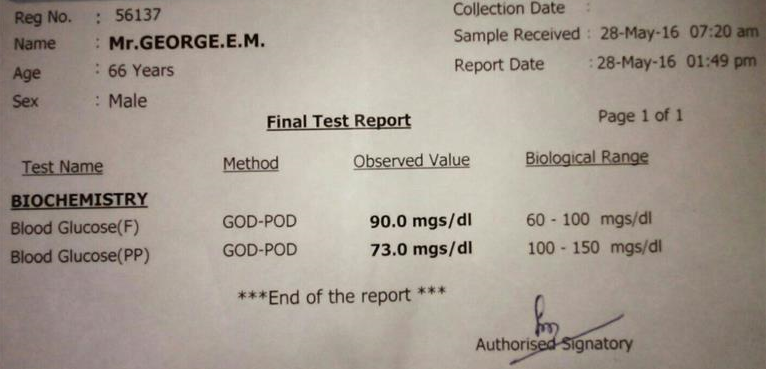
#> input picture Report1.png, 766 x 369 px, found by its file name
$ jupyter execute --allow-errors IRIS_week10_Medical_Project_Tesseract_OCR.ipynb   (shell and % lines are left out)
#> lines starting #> are read from the running program, lines starting #| are printed output that depends on the picture; after the words box and inside, x2 and y2 are one past the last pixel; in counts of white or black regions, pixels touching at a corner belong together
<a href="https://colab.research.google.com/github/radhakrishnan-omotec/ocr_repo/blob/main/IRIS_week10_Medical_Project_Tesseract_OCR.ipynb" target="_parent"></a>

# Dataset 1 - Medical Report of Patient

# PART 1 - OCR using Tesseract

[cell 1]
import pytesseract
import cv2
import shutil
import os
import random
try:
    from PIL import Image
except ImportError:
    import Image

[cell 2]
from google.colab import files

uploaded = files.upload()
#> the answer given: Report1.png

[cell 3]
#from google.colab.patches import cv2_imshow

img1 = Image.open('/content/ocr_repo/Report1.png')
#> img1 is the input picture: PIL image 766x369 RGB; mean R, G, B 164.5, 154.7, 144.5
display(img1)

img2 = Image.open('/content/ocr_repo/Report2.png')
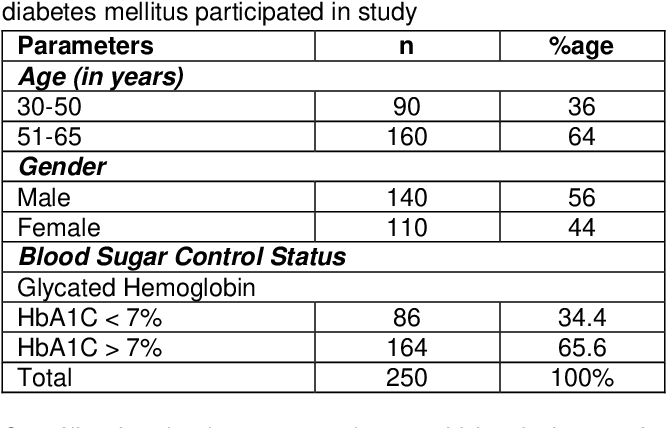
#> input picture Report2.png, 666 x 428 px, found by its file name
#> img2 is the input picture: PIL image 666x428 RGB; min 0, max 255, mean 226.6
display(img2)

img3 = Image.open('/content/ocr_repo/Report3.png')
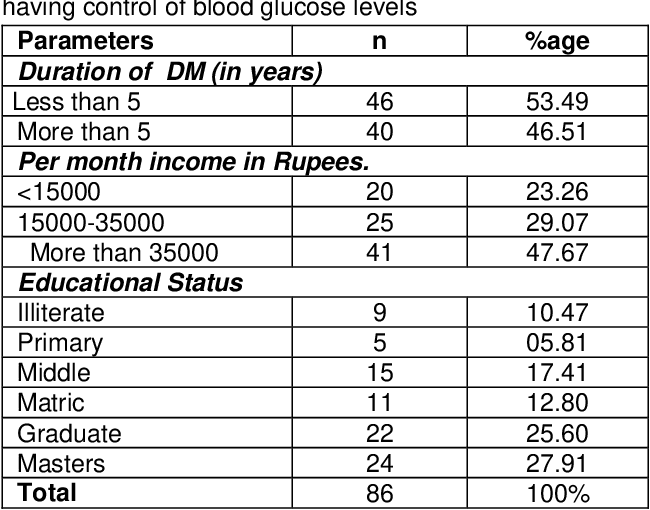
#> input picture Report3.png, 650 x 510 px, found by its file name
#> img3 is the input picture: PIL image 650x510 RGB; min 0, max 255, mean 221.3
display(img3)

### Preprocessing of images using OpenCV

We will write basic functions for different preprocessing methods
- grayscaling
- thresholding
- dilating
- eroding
- opening
- canny edge detection
- noise removal
- deskwing
- template matching.

Different methods can come in handy with different kinds of images.

## PATIENT REPORT IMAGE 1:

[cell 4]
import re
import cv2
import numpy as np
import pytesseract
from pytesseract import Output
from matplotlib import pyplot as plt

[cell 5]
# get grayscale image
def get_grayscale(image):
    return cv2.cvtColor(image, cv2.COLOR_BGR2GRAY)

# noise removal
def remove_noise(image):
    return cv2.medianBlur(image,5)

#thresholding
def thresholding(image):
    return cv2.threshold(image, 0, 255, cv2.THRESH_BINARY + cv2.THRESH_OTSU)[1]

#dilation
def dilate(image):
    kernel = np.ones((5,5),np.uint8)
    return cv2.dilate(image, kernel, iterations = 1)

#erosion
def erode(image):
    kernel = np.ones((5,5),np.uint8)
    return cv2.erode(image, kernel, iterations = 1)

#opening - erosion followed by dilation
def opening(image):
    kernel = np.ones((5,5),np.uint8)
    return cv2.morphologyEx(image, cv2.MORPH_OPEN, kernel)

#canny edge detection
def canny(image):
    return cv2.Canny(image, 100, 200)

#skew correction
def deskew(image):
    coords = np.column_stack(np.where(image > 0))
    angle = cv2.minAreaRect(coords)[-1]
    if angle < -45:
        angle = -(90 + angle)
    else:
        angle = -angle
    (h, w) = image.shape[:2]
    center = (w // 2, h // 2)
    M = cv2.getRotationMatrix2D(center, angle, 1.0)
    rotated = cv2.warpAffine(image, M, (w, h), flags=cv2.INTER_CUBIC, borderMode=cv2.BORDER_REPLICATE)
    return rotated

#template matching
def match_template(image, template):
    return cv2.matchTemplate(image, template, cv2.TM_CCOEFF_NORMED)

[cell 6]
# Plot original image

image = cv2.imread('/content/ocr_repo/Report1.png')
b,g,r = cv2.split(image)
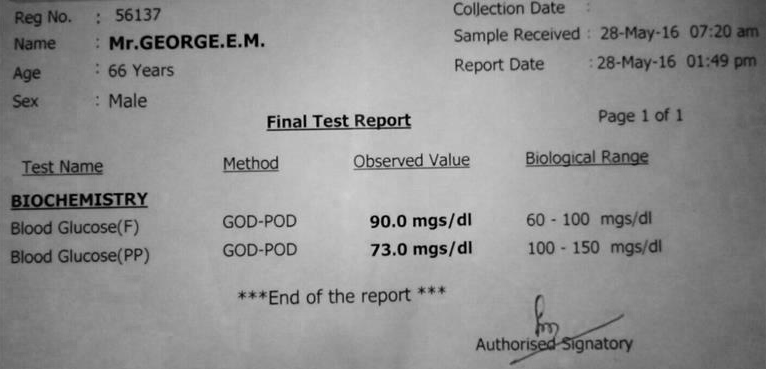
#> b: shape (369, 766); min 0, max 215, mean 144.5
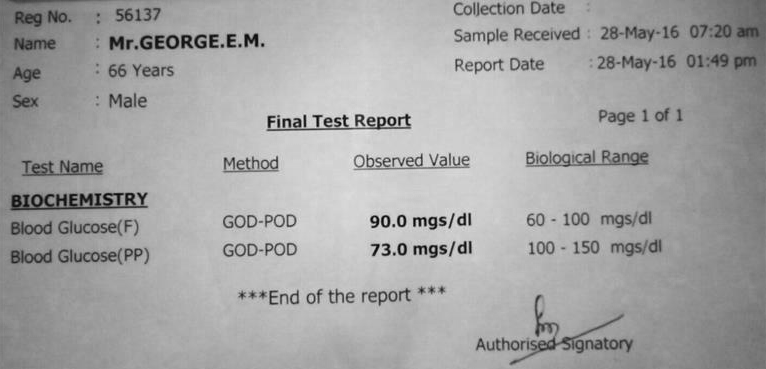
#> r: shape (369, 766); min 3, max 234, mean 164.5
print("Blue = ", b)
#> (printed output is left out)
print("Green = ", g)
#> (printed output is left out)
print("Red = ", r)
#> (printed output is left out)
rgb_img = cv2.merge([r,g,b])
plt.imshow(rgb_img)
plt.title('NEW ORIGINAL IMAGE')
plt.show()

[cell 7]
# Preprocess image

gray = get_grayscale(image)
thresh = thresholding(gray)
#> in thresholding, `return cv2.threshold(image, 0, 255, cv2.THRESH_BINARY + cv2.THRESH_OTS..`:
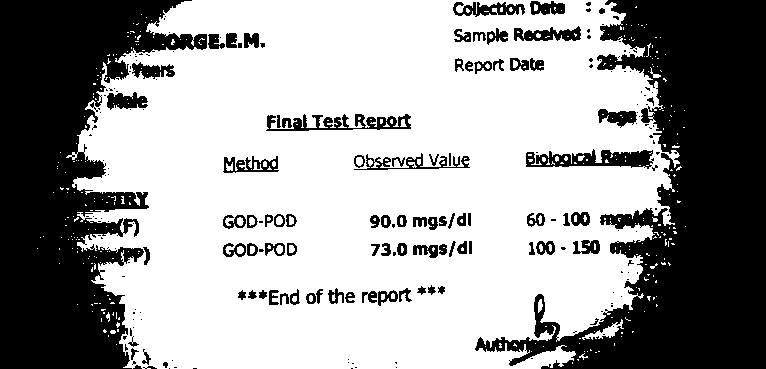
#> returned value: shape (369, 766); 62.1% white; 212 black regions (122 under 20 px), largest, box (x1, y1, x2, y2) and area: (475, 0, 766, 369) 50689, (0, 0, 207, 369) 42985, (526, 149, 654, 169) 1448
opening = opening(gray)
canny = canny(gray)
#> in canny, `return cv2.Canny(image, 100, 200)`: returned value: shape (369, 766); 5.7% white in thin lines or dots
noise_removal = remove_noise(canny)
#> in remove_noise, `return cv2.medianBlur(image,5)`:
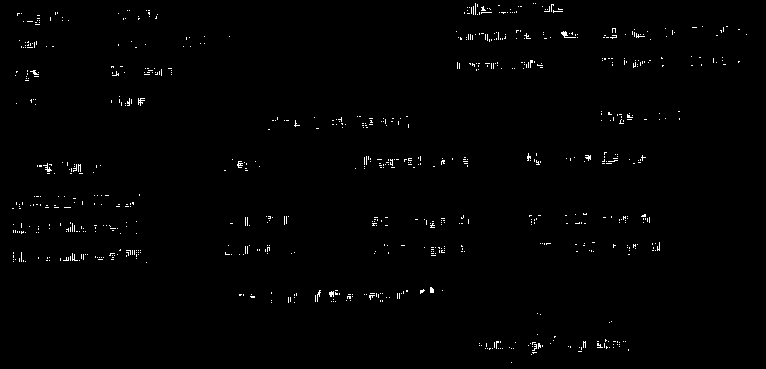
#> returned value: shape (369, 766); 0.89% white in thin lines or dots
deskew

images = {'gray': gray,
          'thresh': thresh,
          'opening': opening,
          'canny': canny}

[cell 8]
# Plot images after preprocessing

fig = plt.figure(figsize=(13,13))
ax = []

rows = 2
columns = 2
keys = list(images.keys())
#> keys = ['gray', 'thresh', 'opening', 'canny']
for i in range(rows*columns):
    ax.append( fig.add_subplot(rows, columns, i+1) )
    ax[-1].set_title('REPORT 1 - ' + keys[i])
    plt.imshow(images[keys[i]], cmap='gray')
#> after the loop, ax = 4 items

### Page Segmentation Modes

There are several ways a page of text can be analysed. The tesseract api provides several page segmentation modes if you want to run OCR on only a small region or in different orientations, etc.

Here's a list of the supported page segmentation modes by tesseract -

0    Orientation and script detection (OSD) only.
1    Automatic page segmentation with OSD.
2    Automatic page segmentation, but no OSD, or OCR.
3    Fully automatic page segmentation, but no OSD. (Default)
4    Assume a single column of text of variable sizes.
5    Assume a single uniform block of vertically aligned text.
6    Assume a single uniform block of text.
7    Treat the image as a single text line.
8    Treat the image as a single word.
9    Treat the image as a single word in a circle.
10    Treat the image as a single character.
11    Sparse text. Find as much text as possible in no particular order.
12    Sparse text with OSD.
13    Raw line. Treat the image as a single text line, bypassing hacks that are Tesseract-specific.

To change your page segmentation mode, change the ```--psm``` argument in your custom config string to any of the above mentioned mode codes.

[cell 9]
# Get OCR output using Pytesseract

custom_config = r'--oem 3 --psm 6'
print('-----------------------------------------')
print('TESSERACT OUTPUT --> ORIGINAL IMAGE')
print('-----------------------------------------')
print(pytesseract.image_to_string(image, config=custom_config))
#> (this line was passed over: pytesseract is not available in this run)
print('\n-----------------------------------------')
print('TESSERACT OUTPUT --> THRESHOLDED IMAGE')
print('-----------------------------------------')
print(pytesseract.image_to_string(image, config=custom_config))
#> (this line was passed over: pytesseract is not available in this run)
print('\n-----------------------------------------')
print('TESSERACT OUTPUT --> OPENED IMAGE')
print('-----------------------------------------')
print(pytesseract.image_to_string(image, config=custom_config))
#> (this line was passed over: pytesseract is not available in this run)
print('\n-----------------------------------------')
print('TESSERACT OUTPUT --> CANNY EDGE IMAGE')
print('-----------------------------------------')
print(pytesseract.image_to_string(image, config=custom_config))
#> (this line was passed over: pytesseract is not available in this run)
#> (printed output is left out)
#> (printed output is left out)
#> (printed output is left out)

###############################
#> (the rest of this cell did not finish here and is left out)

## PATIENT REPORT IMAGE 2:

[cell 10]
import re
import cv2
import numpy as np
import pytesseract
from pytesseract import Output
from matplotlib import pyplot as plt

[cell 11]
# get grayscale image
def get_grayscale(image):
    return cv2.cvtColor(image, cv2.COLOR_BGR2GRAY)

# noise removal
def remove_noise(image):
    return cv2.medianBlur(image,5)

#thresholding
def thresholding(image):
    return cv2.threshold(image, 0, 255, cv2.THRESH_BINARY + cv2.THRESH_OTSU)[1]
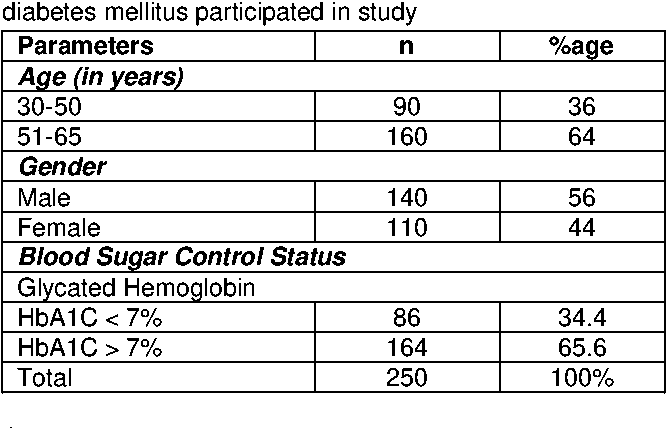
#> returned value: shape (428, 666); 87% white; black in thin lines or dots

#dilation
def dilate(image):
    kernel = np.ones((5,5),np.uint8)
    return cv2.dilate(image, kernel, iterations = 1)

#erosion
def erode(image):
    kernel = np.ones((5,5),np.uint8)
    return cv2.erode(image, kernel, iterations = 1)

#opening - erosion followed by dilation
def opening(image):
    kernel = np.ones((5,5),np.uint8)
    return cv2.morphologyEx(image, cv2.MORPH_OPEN, kernel)
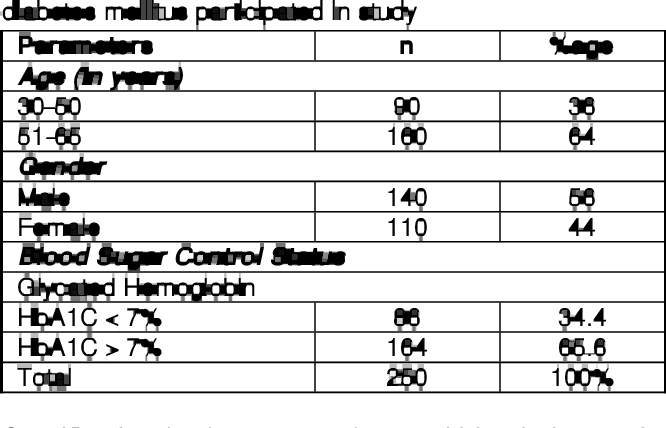
#> returned value: shape (428, 666); min 0, max 255, mean 217.6

#canny edge detection
def canny(image):
    return cv2.Canny(image, 100, 200)
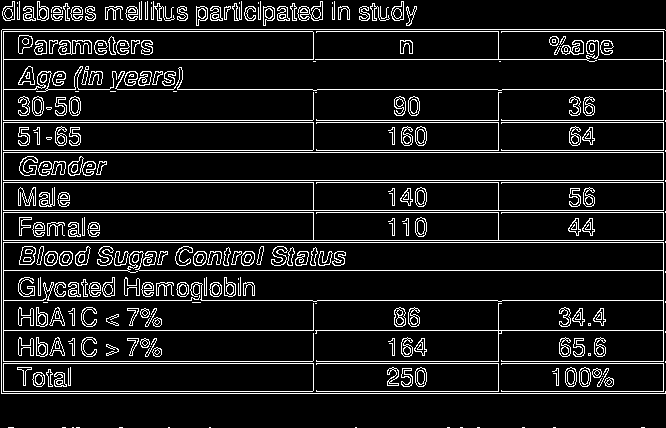
#> returned value: shape (428, 666); 10.3% white in thin lines or dots

#skew correction
def deskew(image):
    coords = np.column_stack(np.where(image > 0))
    angle = cv2.minAreaRect(coords)[-1]
    if angle < -45:
        angle = -(90 + angle)
    else:
        angle = -angle
    (h, w) = image.shape[:2]
    center = (w // 2, h // 2)
    M = cv2.getRotationMatrix2D(center, angle, 1.0)
    rotated = cv2.warpAffine(image, M, (w, h), flags=cv2.INTER_CUBIC, borderMode=cv2.BORDER_REPLICATE)
    return rotated

#template matching
def match_template(image, template):
    return cv2.matchTemplate(image, template, cv2.TM_CCOEFF_NORMED)

[cell 12]
# Plot original image

image = cv2.imread('/content/ocr_repo/Report2.png')
b,g,r = cv2.split(image)
print("Blue = ", b)
print("Green = ", g)
print("Red = ", r)
rgb_img = cv2.merge([r,g,b])
plt.imshow(rgb_img)
plt.title('NEW ORIGINAL IMAGE')
plt.show()

[cell 13]
# Preprocess image

gray = get_grayscale(image)
thresh = thresholding(gray)
opening = opening(gray)
canny = canny(gray)
noise_removal = remove_noise(canny)
#> in remove_noise, `return cv2.medianBlur(image,5)`:
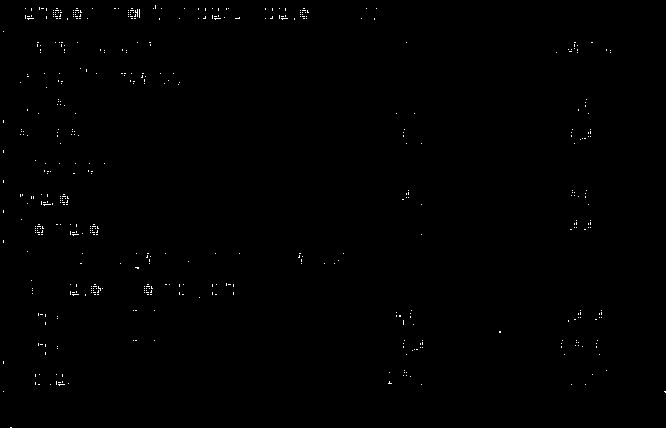
#> returned value: shape (428, 666); 0.34% white in thin lines or dots
deskew

images = {'gray': gray,
          'thresh': thresh,
          'opening': opening,
          'canny': canny}

[cell 14]
# Plot images after preprocessing

fig = plt.figure(figsize=(13,13))
ax = []

rows = 2
columns = 2
keys = list(images.keys())
for i in range(rows*columns):
    ax.append( fig.add_subplot(rows, columns, i+1) )
    ax[-1].set_title('REPORT 2 - ' + keys[i])
    plt.imshow(images[keys[i]], cmap='gray')

[cell 15]
# Get OCR output using Pytesseract

custom_config = r'--oem 3 --psm 6'
print('-----------------------------------------')
print('TESSERACT OUTPUT --> ORIGINAL IMAGE')
print('-----------------------------------------')
print(pytesseract.image_to_string(image, config=custom_config))
#> (this line was passed over: pytesseract is not available in this run)
print('\n-----------------------------------------')
print('TESSERACT OUTPUT --> THRESHOLDED IMAGE')
print('-----------------------------------------')
print(pytesseract.image_to_string(image, config=custom_config))
#> (this line was passed over: pytesseract is not available in this run)
print('\n-----------------------------------------')
print('TESSERACT OUTPUT --> OPENED IMAGE')
print('-----------------------------------------')
print(pytesseract.image_to_string(image, config=custom_config))
#> (this line was passed over: pytesseract is not available in this run)
